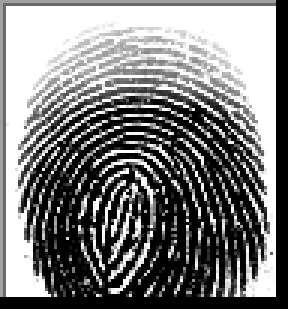
#> input picture teste/user_1/1__M_Left_index_finger.BMP, 96 x 103 px, found by its file name (shown 3 times larger); its folder holds only this picture in this run
$ python teste.py
#> lines starting #> are read from the running program, lines starting #| are printed output that depends on the picture; after the words box and inside, x2 and y2 are one past the last pixel; in counts of white or black regions, pixels touching at a corner belong together
import cv2
import numpy as np
from skimage.morphology import skeletonize
from skimage.filters import threshold_otsu
import hashlib

def extract_minutiae(image_path):
    # Step 1 - Read and convert to grayscale
#> called with image_path = 'teste\\user_1/1__M_Left_index_finger.BMP'
    img = cv2.imread(image_path, cv2.IMREAD_GRAYSCALE)
#> img is the input picture: shape (103, 96); min 0, max 255, mean 125.1

    # Step 2 - Apply Gaussian blur and binarization
    blurred = cv2.GaussianBlur(img, (5, 5), 0)
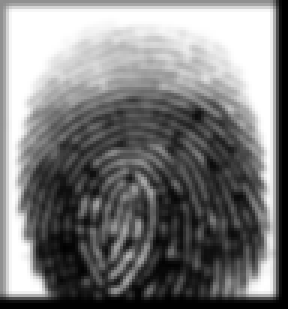
#> blurred: shape (103, 96) (shown 3 times larger); min 0, max 255, mean 125
    thresh_val = threshold_otsu(blurred)
#> thresh_val = 135
    binary = blurred > thresh_val
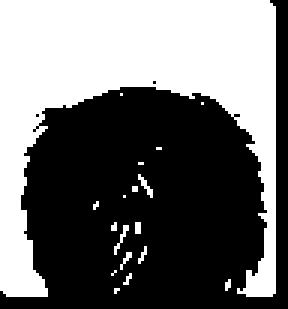
#> binary: shape (103, 96) bool (shown 3 times larger); 43.2% white; 18 white regions (17 under 20 px), largest, box (x1, y1, x2, y2) and area: (0, 0, 92, 99) 4185

    # Step 3 - Skeletonization (reduces ridges to 1-pixel width)
    skeleton = skeletonize(binary)
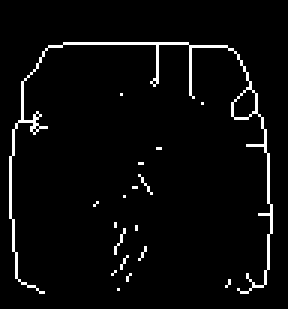
#> skeleton: shape (103, 96) bool (shown 3 times larger); 3.7% white in thin lines or dots, all inside (x1, y1, x2, y2) = (3, 14, 91, 98)

    # Step 4 - Find minutiae points (ridge endings & bifurcations)
    minutiae = []
    for y in range(1, skeleton.shape[0] - 1):
        for x in range(1, skeleton.shape[1] - 1):
            if skeleton[y, x]:
                neighborhood = skeleton[y-1:y+2, x-1:x+2]
                count = np.sum(neighborhood) - 1  # exclude center pixel
                if count == 1 or count == 3:  # ridge ending or bifurcation
                    minutiae.append((x, y, count))
#> after the loop, minutiae = 65 items, first 6: (51, 14, 3), (52, 14, 3), (53, 14, 3), (63, 15, 3), (64, 15, 3), (63, 16, 3)

    return minutiae

def generate_template(minutiae_points):
    """
    Convert minutiae list into a compact, hashed template.
    In real systems, this would be a binary vector or proprietary format.
    """
    arr = np.array(minutiae_points).flatten()
    string_repr = ",".join(map(str, arr))
    return hashlib.sha256(string_repr.encode()).hexdigest()

# Example usage
import os
# [6 lines of commented-out code are left out]

for i in os.listdir(r"teste\user_1"):
    path = os.path.join(r"teste\user_1",i)

    minutiae = extract_minutiae(path)
    template = generate_template(minutiae)
#> in generate_template, `arr = np.array(minutiae_points).flatten()`: arr = 195 values, max 97 at index 193, min 1 at index 38, mean 37.68

    #print(f"Extracted {len(minutiae)} minutiae points.")
    print(f"Template (SHA-256): {template}")
#| Template (SHA-256): fe2097fd3adce3c1d5929502b7a86f0e2474c642882c23fe7706c75d6fe14eff

$ run again, on teste/user_1/1__M_Left_thumb_finger.BMP
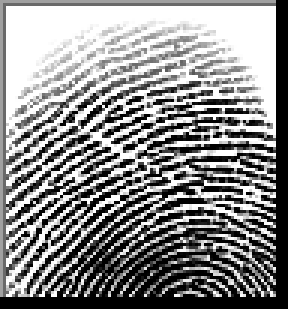
#> input picture teste/user_1/1__M_Left_thumb_finger.BMP, 96 x 103 px, found by its file name (shown 3 times larger)
#> in extract_minutiae, img is the input picture: shape (103, 96); min 0, max 255, mean 139.5
#> in extract_minutiae, `blurred = cv2.GaussianBlur(img, (5, 5), 0)`:
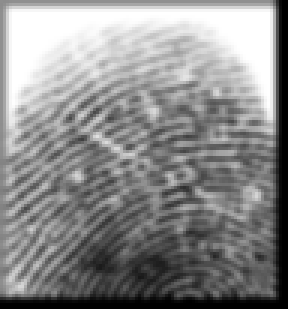
#> blurred: shape (103, 96) (shown 3 times larger); min 0, max 255, mean 139.3
#> thresh_val = 148
#> binary: shape (103, 96) bool; 41.9% white; 46 white regions (37 under 20 px), largest, box (x1, y1, x2, y2) and area: (1, 1, 92, 67) 3410, (26, 32, 51, 59) 156, (1, 73, 21, 98) 122
#> in extract_minutiae, `skeleton = skeletonize(binary)`:
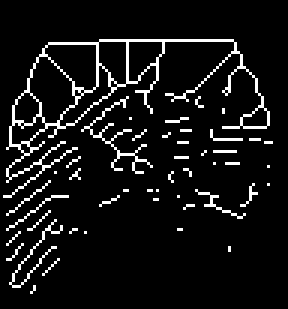
#> skeleton: shape (103, 96) bool (shown 3 times larger); 7.8% white in thin lines or dots, all inside (x1, y1, x2, y2) = (1, 13, 91, 98)
#> after the loop in extract_minutiae, `for y in range(1, skeleton.shape[0] - 1):`: minutiae = 224 items, first 6: (41, 13, 3), (42, 13, 3), (43, 13, 3), (53, 13, 3), (54, 13, 3), (55, 13, 3)
#> arr = 672 values, max 97 at index 670, min 1 at index 137, mean 29.77
#| Template (SHA-256): a0900e10c35be9939d7273a1561845282577ab46770f5d71661ce447383175d9

$ run again, on teste/user_1/1__M_Right_index_finger.BMP
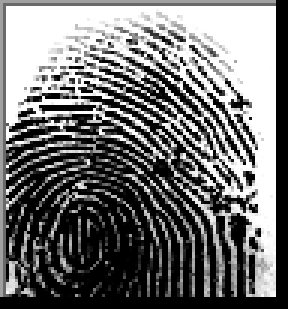
#> input picture teste/user_1/1__M_Right_index_finger.BMP, 96 x 103 px, found by its file name (shown 3 times larger)
#> in extract_minutiae, img is the input picture: shape (103, 96); min 0, max 255, mean 114.8
#> in extract_minutiae, `blurred = cv2.GaussianBlur(img, (5, 5), 0)`:
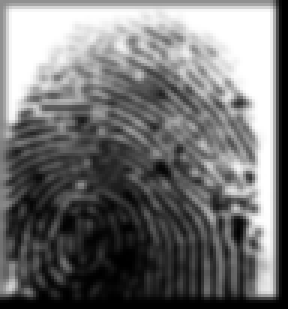
#> blurred: shape (103, 96) (shown 3 times larger); min 0, max 255, mean 114.6
#> thresh_val = 131
#> binary: shape (103, 96) bool; 38.5% white; 22 white regions (19 under 20 px), largest, box (x1, y1, x2, y2) and area: (0, 0, 92, 99) 3646, (55, 38, 66, 44) 34, (0, 88, 6, 98) 33
#> in extract_minutiae, `skeleton = skeletonize(binary)`:
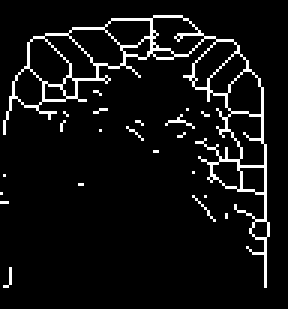
#> skeleton: shape (103, 96) bool (shown 3 times larger); 6.6% white in thin lines or dots, all inside (x1, y1, x2, y2) = (0, 5, 90, 96)
#> after the loop in extract_minutiae, `for y in range(1, skeleton.shape[0] - 1):`: minutiae = 183 items, first 6: (49, 6, 3), (50, 6, 3), (50, 7, 3), (34, 9, 3), (50, 9, 3), (50, 10, 3)
#> arr = 549 values, max 95 at index 544, min 1 at index 143, mean 31.44
#| Template (SHA-256): 3dcc7137cf0db2dcc6ff0caa6037b77b9091b14fa5dd51effe1d7fde5ecae744

$ run again, on teste/user_1/1__M_Right_little_finger.BMP
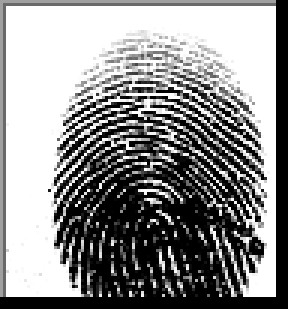
#> input picture teste/user_1/1__M_Right_little_finger.BMP, 96 x 103 px, found by its file name (shown 3 times larger)
#> in extract_minutiae, img is the input picture: shape (103, 96); min 0, max 255, mean 142.3
#> in extract_minutiae, `blurred = cv2.GaussianBlur(img, (5, 5), 0)`:
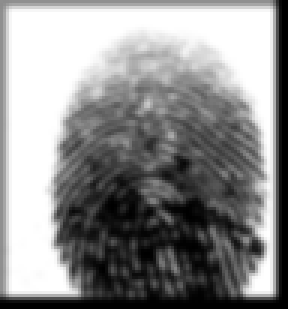
#> blurred: shape (103, 96) (shown 3 times larger); min 0, max 255, mean 142.2
#> thresh_val = 148
#> binary: shape (103, 96) bool; 46% white; 7 white regions (6 under 20 px), largest, box (x1, y1, x2, y2) and area: (1, 1, 92, 99) 4514
#> in extract_minutiae, `skeleton = skeletonize(binary)`:
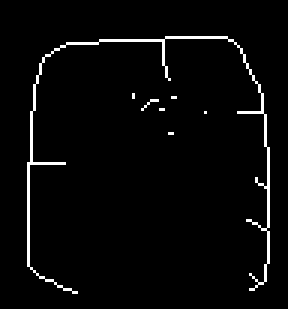
#> skeleton: shape (103, 96) bool (shown 3 times larger); 3% white in thin lines or dots, all inside (x1, y1, x2, y2) = (9, 12, 90, 98)
#> after the loop in extract_minutiae, `for y in range(1, skeleton.shape[0] - 1):`: minutiae = 32 items, first 6: (53, 13, 3), (54, 13, 3), (54, 14, 3), (56, 26, 1), (44, 31, 1), (44, 32, 1)
#> arr = 96 values, max 97 at index 94, min 1 at index 11, mean 36.93
#| Template (SHA-256): bd79287f415b307a6c41a513fb6504fa283466aeb30e029c9b7f3de670f14a5d

$ run again, on teste/user_1/1__M_Left_little_finger.BMP
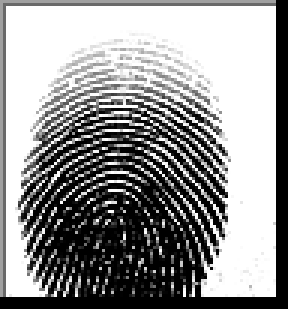
#> input picture teste/user_1/1__M_Left_little_finger.BMP, 96 x 103 px, found by its file name (shown 3 times larger)
#> in extract_minutiae, img is the input picture: shape (103, 96); min 0, max 255, mean 148
#> in extract_minutiae, `blurred = cv2.GaussianBlur(img, (5, 5), 0)`:
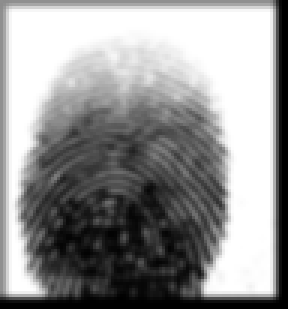
#> blurred: shape (103, 96) (shown 3 times larger); min 0, max 255, mean 147.9
#> thresh_val = 146
#> binary: shape (103, 96) bool; 50.6% white; 2 black regions (1 under 20 px), largest, box (x1, y1, x2, y2) and area: (0, 0, 96, 103) 4878
#> in extract_minutiae, `skeleton = skeletonize(binary)`:
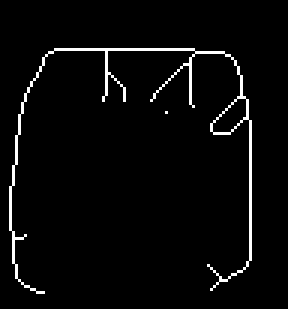
#> skeleton: shape (103, 96) bool (shown 3 times larger); 3.2% white in thin lines or dots, all inside (x1, y1, x2, y2) = (3, 16, 84, 98)
#> after the loop in extract_minutiae, `for y in range(1, skeleton.shape[0] - 1):`: minutiae = 30 items, first 6: (34, 16, 3), (35, 16, 3), (36, 16, 3), (65, 17, 3), (63, 20, 3), (63, 21, 3)
#> arr = 90 values, max 97 at index 88, min 1 at index 41, mean 33.61
#| Template (SHA-256): 132dff5c5e51a5420a409686d003d0f5f11609d9837bc1c16832824230fbb280
